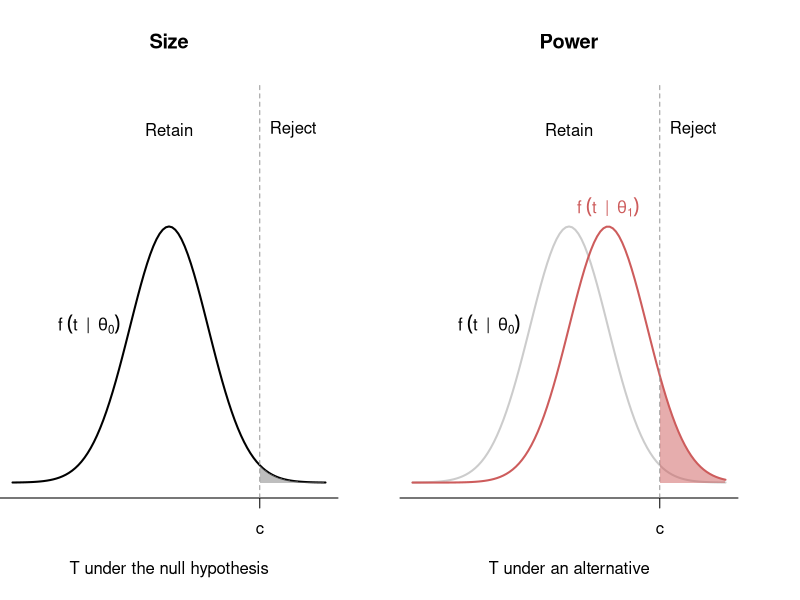
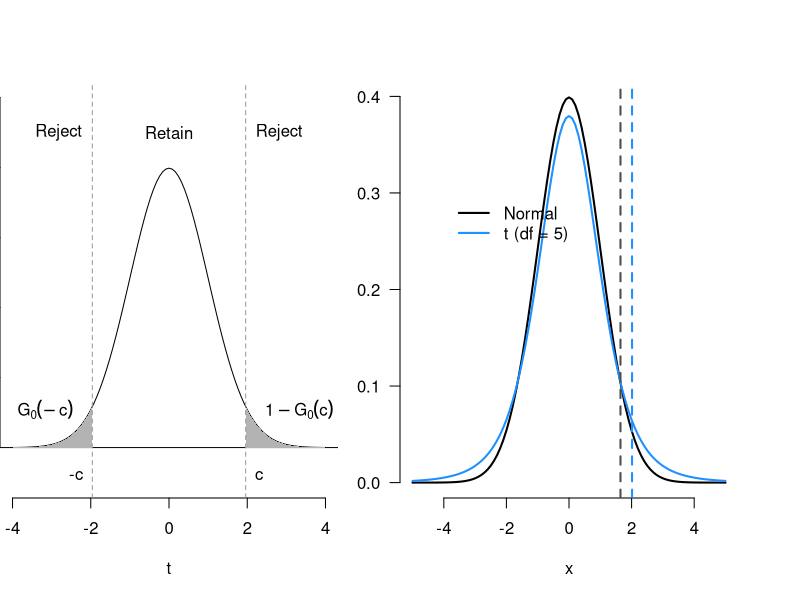
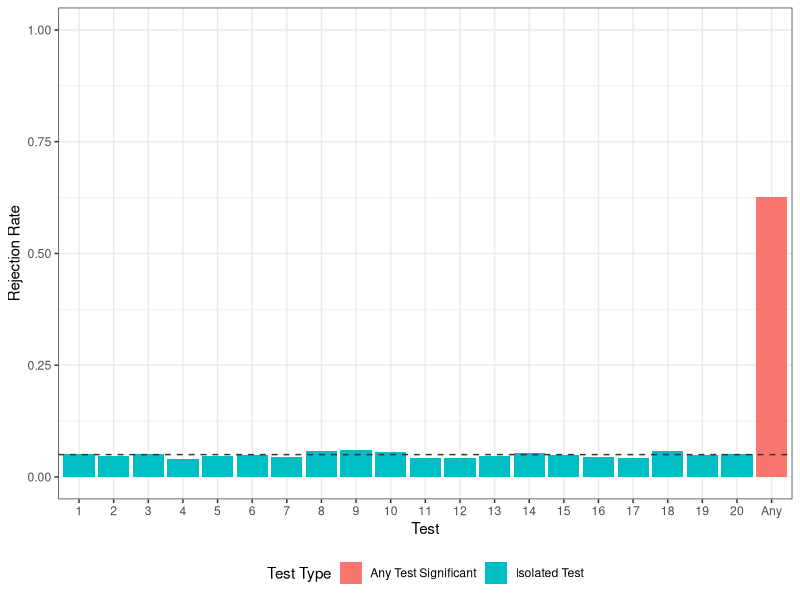
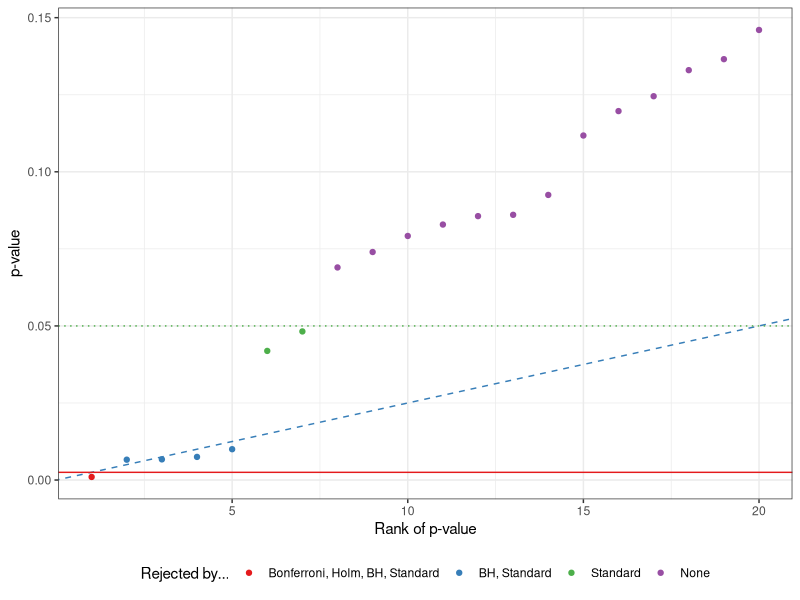

Generate these figures, in order, with R:
## ---- chunk 1
#| message: false
#| warning: false
#| echo: false
library(tidyverse)
## ---- chunk 2
#| label: fig-size-power
#| echo: false
#| fig-cap: "Size of a test and power against an alternative."
par(mfrow = c(1, 2), mar = c(5.1, 0, 4.1, 3.1))
curve(
  dnorm(x),
  from = -4, to = 4, ylim = c(0, 0.6), bty = "n", las = 1,
  xlab = "T under the null hypothesis", ylab = "", xaxt = "n", yaxt = "n",
  col = "black", lwd = 2, main = "Size"
)
axis(
  side = 1, at = c(-10, 2.32, 10), labels = c("b", expression(c), "d"),
  line = 0
)
polygon(
  c(2.32, seq(2.32, 4, 0.01), 4),
  c(0, dnorm(seq(2.32, 4, 0.01)), 0),
  col = adjustcolor("grey50", alpha = 0.5), border = NA
)
abline(v = 2.32, lty = 2, col = "grey60")
text(x = 0, y = 0.55, "Retain")
text(x = 2.32, y = 0.55, "Reject", pos = 4)
text(x = -1, y = dnorm(-1), expression(f ~ (t ~ ~"|" ~ ~ theta[0])), pos = 2)
curve(
  dnorm(x),
  from = -4, to = 4, ylim = c(0, 0.6), bty = "n", las = 1,
  xlab = "T under an alternative", ylab = "", xaxt = "n", yaxt = "n",
  col = "grey80", lwd = 2, main = "Power"
)
axis(
  side = 1, at = c(-10, 2.32, 10), labels = c("b", expression(c), "d"),
  line = 0
)
curve(
  dnorm(x, mean = 1),
  from = -4, to = 4, col = "indianred", lwd = 2,
  add = TRUE
)
abline(v = 2.32, lty = 2, col = "grey60")
text(x = 0, y = 0.55, "Retain")
text(x = 2.32, y = 0.55, "Reject", pos = 4)
text(x = -1, y = dnorm(-1), expression(f ~ (t ~ ~"|" ~ ~ theta[0])), pos = 2)
text(
  x = 1, y = dnorm(1, mean = 1),
  expression(f ~ (t ~ ~"|" ~ ~ theta[1])), pos = 3, col = "indianred"
)
polygon(
  c(2.32, seq(2.32, 4, 0.01), 4),
  c(0, dnorm(seq(2.32, 4, 0.01), mean = 1), 0),
  col = adjustcolor("indianred", alpha = 0.5), border = NA
)
## ---- chunk 3
#| label: fig-two-sided
#| echo: false
#| fig-cap: |
#|   Rejection regions for a two-sided test along with the distribution of T
#|   under the null.
curve(
  dnorm(x),
  from = -4, to = 4, ylim = c(-.05, 0.5), bty = "n", las = 1,
  xlab = "t", ylab = expression(f(t ~ ~"|" ~ ~ theta[0]))
)
abline(h = 0)
polygon(
  c(-4, seq(-4, -1.96, 0.01), -1.96),
  c(0, dnorm(seq(-4, -1.96, 0.01)), 0),
  col = "grey70", border = NA
)
polygon(
  c(4, seq(4, 1.96, -0.01), 1.96),
  c(0, dnorm(seq(4, 1.96, -0.01)), 0),
  col = "grey70", border = NA
)
abline(v = 1.96, lty = 2, col = "grey60")
abline(v = -1.96, lty = 2, col = "grey60")
text(x = 0, y = 0.45, "Retain")
text(x = 1.96, y = 0.45, "Reject", pos = 4)
text(x = -1.96, y = 0.45, "Reject", pos = 2)
text(x = 1.94, y = -0.04, "c", pos = 4)
text(x = -1.94, y = -0.04, "-c", pos = 2)
text(x = 2.2, y = 0.05, expression(1 - G[0](c)), pos = 4)
text(x = -2.2, y = 0.05, expression(G[0](-c)), pos = 2)
## ---- chunk 4
qnorm(1 - 0.05 / 2)
## ---- chunk 5
qnorm(0.01 / 2, lower.tail = FALSE)
## ---- chunk 6
#| label: fig-shape-of-t
#| echo: false
#| fig-cap: |
#|  Normal versus t distribution. Dashed lines are the 0.95 quantile of each
#|  distribution.
curve(dnorm(x), from = -5, to = 5, lwd = 2, bty = "n", ylab = "f(x)", las = 1)
curve(dt(x, df = 5), from = -5, to = 5, add = TRUE, lwd = 2, col = "dodgerblue")
legend(
  x = -4, y = 0.3, legend = c("Normal", "t (df = 5)"),
  lwd = 2, col = c("black", "dodgerblue"), bty = "n"
)
abline(v = qnorm(1 - 0.05), col = "grey30", lty = 2, lwd = 2)
abline(v = qt(1 - 0.05, df = 5), col = "dodgerblue", lty = 2, lwd = 2)
## ---- chunk 7
#| label: fig-multiple-testing
#| echo: false
#| fig-cap: |
#|  Rejection rates for twenty tests in isolation vs combining the tests
#|  to reject whenever any test is significant. Tests have level $\alpha = 0.05$
#|  which is shown as a dashed line.
#|
set.seed(2140)
reps <- 1000
tests <- 20
effects <- matrix(rnorm(reps * tests), nrow = reps, ncol = tests)
reject <- abs(effects) > qnorm(0.975)
df <- tibble(
  `Test Type` = c(rep("Isolated Test", tests), "Any Test Significant"),
  test = c(as.character(seq_len(tests)), "Any"),
  rejection_rate = c(colMeans(reject), mean(rowSums(reject) > 0))
)

ggplot(df, aes(x = test, y = rejection_rate, fill = `Test Type`)) +
  geom_col() +
  scale_x_discrete(limits = df$test) +
  labs(
    y = "Rejection Rate",
    x = "Test"
  ) +
  lims(y = c(0, 1)) +
  geom_hline(yintercept = 0.05, linetype = "dashed", color = "grey20") +
  theme_bw() +
  theme(legend.position = "bottom", legend.direction = "horizontal")
## ---- chunk 8
#| label: fig-bh-procedure
#| echo: false
#| fig-cap: |
#|  Rejection status for multiple tests with different multiple testing
#|  correction strategies. The solid line shows the Bonferroni cutoff of
#|  $\alpha / m$; the dashed line shows the BH reference line $k\alpha / m$;
#|  and the dotted horizontal line is the usual $p$-value cutoff of $\alpha$.

set.seed(2140)
p_vals <- c(0.001, 0.0066, 0.0067, 0.0075, 0.01, runif(tests - 5, 0.02, 0.15))

k <- max(c(0, which(sort(p_vals) <= seq_len(tests) * 0.05 / tests)))
pal <- RColorBrewer::brewer.pal(4, "Set1")

df <- tibble(
  rank = seq_len(tests),
  p_values = sort(p_vals)
) |>
  mutate(
    `Rejected by...` = case_when(
      p_values <= 0.05 / tests ~ "Bonferroni, Holm, BH, Standard",
      p_values > 0.05 / tests & rank <= k ~ "BH, Standard",
      rank > k & p_values <= 0.05 ~ "Standard",
      .default = "None"
    ),
    `Rejected by...` = fct_relevel(
      `Rejected by...`,
      "Bonferroni, Holm, BH, Standard",
      "BH, Standard",
      "Standard",
      "None"
    )
  )

ggplot(df, aes(x = rank, y = p_values, color = `Rejected by...`)) +
  geom_abline(slope = 0.05 / tests, color = pal[2], linetype = "dashed") +
  geom_hline(yintercept = 0.05, color = pal[3], linetype = "dotted") +
  geom_hline(yintercept = 0.05 / tests, color = pal[1]) +
  geom_point() +
  scale_color_brewer(palette = "Set1") +
  theme_bw() +
  labs(x = "Rank of p-value", y = "p-value") +
  theme(legend.position = "bottom", legend.direction = "horizontal")
